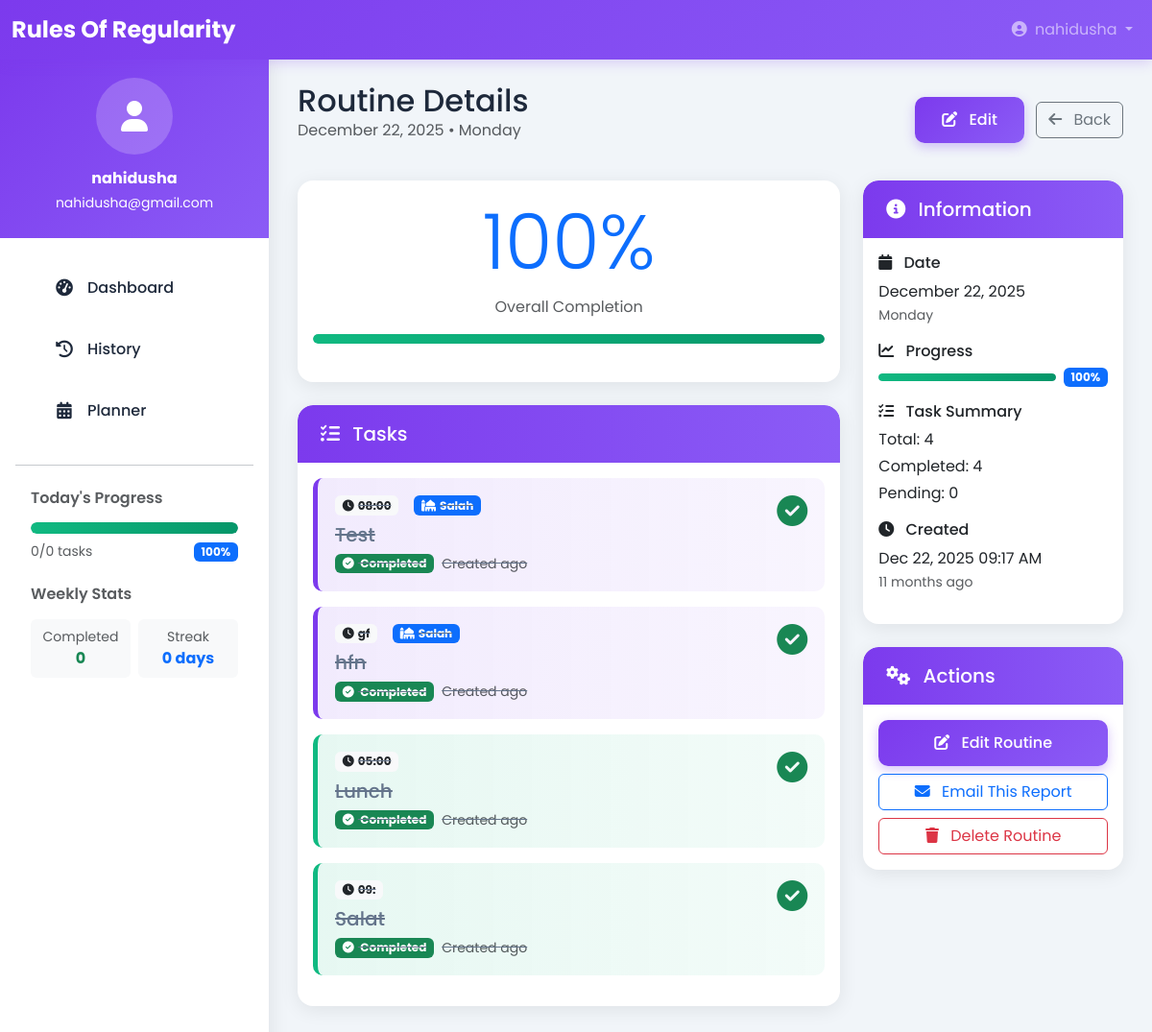
The page /routine/5/ (signed in) on the database its author committed.
### accounts/models.py (models this page shows, shortened)
class CustomUser(AbstractUser):
    email = models.EmailField(unique=True)
    phone = models.CharField(max_length=15, blank=True)
    created_at = models.DateTimeField(auto_now_add=True)
    class Meta:
        ordering = ['-created_at']

### dashboard/models.py (models this page shows, shortened)
class DailyRoutine(models.Model):
    user = models.ForeignKey(settings.AUTH_USER_MODEL, on_delete=models.CASCADE)
    date = models.DateField(default=timezone.now)
    notes = models.TextField(blank=True)
    created_at = models.DateTimeField(auto_now_add=True)
    updated_at = models.DateTimeField(auto_now=True)
    class Meta:
        ordering = ['-date']
        unique_together = ['user', 'date']
    @property
    def completion_percentage(self):
        tasks = self.tasks.all()
        if not tasks:
            return 0
        completed = tasks.filter(is_completed=True).count()
        return int((completed / tasks.count()) * 100)

class Task(models.Model):
    routine = models.ForeignKey(DailyRoutine, on_delete=models.CASCADE, related_name='tasks')
    time = models.CharField(max_length=20)
    description = models.CharField(max_length=200)
    category = models.ForeignKey(TaskCategory, on_delete=models.SET_NULL, null=True, blank=True)
    is_completed = models.BooleanField(default=False)
    order = models.IntegerField(default=0)
    is_ibadah = models.BooleanField(default=False)  # For Salah tasks
    class Meta:
        ordering = ['order']

### dashboard/views.py (the view)
# urls.py: path('routine/<int:pk>/', views.routine_detail_view, name='routine_detail'),
@login_required
def routine_detail_view(request, pk):
    routine = get_object_or_404(DailyRoutine, pk=pk, user=request.user)
    tasks = routine.tasks.all()
    completed_tasks = tasks.filter(is_completed=True).count()
    total_tasks = tasks.count()
    pending_tasks = total_tasks - completed_tasks
    return render(request, 'dashboard/routine_detail.html', {
        'routine': routine,
        'tasks': tasks,
        'completed_tasks': completed_tasks,
        'pending_tasks': pending_tasks,
    })

### templates/dashboard/routine_detail.html (shortened to what this page needs)
{% extends 'base.html' %}
{% block content %}
<div class="row mb-4">
    <div class="col-12">
        <div class="d-flex justify-content-between align-items-center">
            <div>
                <h2 class="mb-0">Routine Details</h2>
                <p class="text-muted">{{ routine.date|date:"F d, Y" }} • {{ routine.date|date:"l" }}</p>
            </div>
            <div>
                <a href="{% url 'routine_edit' routine.id %}" class="btn btn-primary me-2">
                    <i class="fas fa-edit me-2"></i> Edit
                </a>
                <a href="{% url 'history' %}" class="btn btn-outline-secondary">
                    <i class="fas fa-arrow-left me-2"></i> Back
                </a>
            </div>
        </div>
    </div>
</div>
<div class="row">
    <div class="col-lg-8">
        <div class="card mb-4">
            <div class="card-body">
                <div class="text-center mb-4">
                    <h1 class="display-1 text-primary">{{ routine.completion_percentage }}%</h1>
                    <p class="text-muted">Overall Completion</p>
                        <div class="progress" style="height: 10px;">
                        <div class="progress-bar" data-width="{{ routine.completion_percentage|default:0 }}"></div>
                    </div>
                </div>
            </div>
        </div>
        <div class="card">
            <div class="card-header">
                <h5 class="mb-0"><i class="fas fa-tasks me-2"></i> Tasks</h5>
            </div>
            <div class="card-body">
                {% if tasks %}
                <div class="task-list">
                    {% for task in tasks %}
                    <div class="task-item {% if task.is_completed %}completed{% endif %} {% if task.is_ibadah %}ibadah{% endif %} mb-3">
                        <div class="d-flex justify-content-between align-items-start">
                            <div class="flex-grow-1">
                                <div class="d-flex align-items-center mb-2">
                                    <span class="badge bg-light text-dark me-3">
                                        <i class="fas fa-clock me-1"></i>{{ task.time }}
                                    </span>
                                    {% if task.is_ibadah %}
                                    <span class="badge bg-primary">
                                        <i class="fas fa-mosque me-1"></i>Salah
                                    </span>
                                    {% endif %}
                                </div>
                                <h5 class="mb-2">{{ task.description }}</h5>
                                <div class="d-flex align-items-center">
                                    <span class="badge {% if task.is_completed %}bg-success{% else %}bg-warning{% endif %} me-2">
                                        {% if task.is_completed %}
                                            <i class="fas fa-check-circle me-1"></i> Completed
                                        {% else %}
                                            <i class="fas fa-clock me-1"></i> Pending
                                        {% endif %}
                                    </span>
                                    <small class="text-muted">
                                        Created {{ task.created_at|timesince }} ago
                                    </small>
                                </div>
                            </div>
                            <div class="ms-3">
                                {% if task.is_completed %}
                                <i class="fas fa-check-circle fa-2x text-success"></i>
                                {% else %}
                                <i class="fas fa-clock fa-2x text-warning"></i>
                                {% endif %}
                            </div>
                        </div>
                    </div>
                    {% endfor %}
                </div>
                {% else %}
                <div class="text-center py-5">
                    <i class="fas fa-tasks fa-3x text-muted mb-3"></i>
                    <h5>No tasks for this day</h5>
                </div>
                {% endif %}
            </div>
        </div>
    </div>
    <div class="col-lg-4">
        <div class="card mb-4">
            <div class="card-header">
                <h5 class="mb-0"><i class="fas fa-info-circle me-2"></i> Information</h5>
            </div>
            <div class="card-body">
                <div class="mb-3">
                    <h6><i class="fas fa-calendar me-2"></i> Date</h6>
                    <p class="mb-0">{{ routine.date|date:"F d, Y" }}</p>
                    <small class="text-muted">{{ routine.date|date:"l" }}</small>
                </div>
                <div class="mb-3">
                    <h6><i class="fas fa-chart-line me-2"></i> Progress</h6>
                    <div class="d-flex align-items-center">
                        <div class="progress flex-grow-1 me-2" style="height: 8px;">
                            <div class="progress-bar" data-width="{{ routine.completion_percentage|default:0 }}"></div>
                        </div>
                        <span class="badge bg-primary">{{ routine.completion_percentage }}%</span>
                    </div>
                </div>
                <div class="mb-3">
                    <h6><i class="fas fa-tasks me-2"></i> Task Summary</h6>
                    <p class="mb-1">Total: {{ tasks|length }}</p>
                    <p class="mb-1">Completed: {{ completed_tasks|default:0 }}</p>
                    <p class="mb-0">Pending: {{ pending_tasks|default:0 }}</p>
                </div>
                <div class="mb-3">
                    <h6><i class="fas fa-clock me-2"></i> Created</h6>
                    <p class="mb-0">{{ routine.created_at|date:"M d, Y h:i A" }}</p>
                    <small class="text-muted">{{ routine.created_at|timesince }} ago</small>
                </div>
            </div>
        </div>
        <div class="card">
            <div class="card-header">
                <h5 class="mb-0"><i class="fas fa-cogs me-2"></i> Actions</h5>
            </div>
            <div class="card-body">
                <div class="d-grid gap-2">
                    <a href="{% url 'routine_edit' routine.id %}" class="btn btn-primary">
                        <i class="fas fa-edit me-2"></i> Edit Routine
                    </a>
                    <a href="{% url 'export_email' %}?routine={{ routine.id }}" class="btn btn-outline-primary">
                        <i class="fas fa-envelope me-2"></i> Email This Report
                    </a>
                    <a href="{% url 'routine_delete' routine.id %}" class="btn btn-outline-danger">
                        <i class="fas fa-trash me-2"></i> Delete Routine
                    </a>
                </div>
            </div>
        </div>
    </div>
</div>
{% endblock %}

### templates/base.html (shortened to what this page needs)
<!DOCTYPE html>
<html lang="en">
<head>
    <link href="https://cdn.jsdelivr.net/npm/bootstrap@5.3.0/dist/css/bootstrap.min.css" rel="stylesheet">
    <link rel="stylesheet" href="https://cdnjs.cloudflare.com/ajax/libs/font-awesome/6.4.0/css/all.min.css">
</head>
<body>
    <nav class="navbar navbar-expand-lg navbar-dark fixed-top">
        <div class="container-fluid">
            <a class="navbar-brand" href="{% url 'dashboard' %}">
    Rules Of Regularity
</a>
            <div class="collapse navbar-collapse" id="navbarNav">
                <ul class="navbar-nav ms-auto">
                    {% if user.is_authenticated %}
                        <li class="nav-item dropdown">
                            <a class="nav-link dropdown-toggle" href="#" role="button" data-bs-toggle="dropdown">
                                <i class="fas fa-user-circle me-1"></i> {{ user.username }}
                            </a>
                        </li>
                    {% endif %}
                </ul>
            </div>
        </div>
    </nav>
    {% if user.is_authenticated %}
    <div class="sidebar">
        <div class="user-profile">
            <div class="user-avatar">
                <i class="fas fa-user"></i>
            </div>
            <h6 class="mb-1 fw-bold">{{ user.get_full_name|default:user.username }}</h6>
            <small>{{ user.email }}</small>
        </div>
        <div class="px-3">
            <ul class="nav flex-column">
                <li class="nav-item">
                    <a class="nav-link fade-in {% if request.resolver_match.url_name == 'dashboard' %}active{% endif %}"
                       href="{% url 'dashboard' %}">
                        <i class="fas fa-tachometer-alt"></i> Dashboard
                    </a>
                </li>
                <li class="nav-item">
                    <a class="nav-link fade-in {% if request.resolver_match.url_name == 'history' %}active{% endif %}"
                       href="{% url 'history' %}">
                        <i class="fas fa-clock-rotate-left"></i> History
                    </a>
                </li>
                <li class="nav-item">
                    <a class="nav-link fade-in {% if request.resolver_match.url_name == 'planner' %}active{% endif %}"
                       href="{% url 'planner' %}">
                        <i class="fas fa-calendar-alt"></i> Planner
                    </a>
                </li>
            </ul>
            <hr class="my-4">
            <div class="px-3 mb-4">
                <h6 class="text-muted mb-3 fw-semibold">Today's Progress</h6>
                {% if routine %}
                <div class="progress mb-2">
                    <div class="progress-bar" data-width="{{ routine.completion_percentage|default:0 }}"></div>
                </div>
                <div class="d-flex justify-content-between align-items-center">
                    <small class="text-muted">{{ routine.completed_tasks|default:0 }}/{{ routine.total_tasks|default:0 }} tasks</small>
                    <span class="badge bg-primary">{{ routine.completion_percentage|default:0 }}%</span>
                </div>
                {% else %}
                <div class="progress mb-2">
                    <div class="progress-bar" style="width: 0%;"></div>
                </div>
                <small class="text-muted">No routine set for today</small>
                {% endif %}
            </div>
            <div class="px-3">
                <h6 class="text-muted mb-3 fw-semibold">Weekly Stats</h6>
                <div class="row g-2">
                    <div class="col-6">
                        <div class="bg-light rounded p-2 text-center">
                            <small class="text-muted d-block">Completed</small>
                            <span class="fw-bold text-success">{% if stats %}{{ stats.weekly_completed }}{% else %}0{% endif %}</span>
                        </div>
                    </div>
                    <div class="col-6">
                        <div class="bg-light rounded p-2 text-center">
                            <small class="text-muted d-block">Streak</small>
                            <span class="fw-bold text-primary">{% if stats %}{{ stats.current_streak }}{% else %}0{% endif %} days</span>
                        </div>
                    </div>
                </div>
            </div>
        </div>
    </div>
    {% endif %}
    <div class="main-content" id="mainContent">
        {% block content %}{% endblock %}
    </div>
</body>
</html>

### templates/base.html (style rules this page uses)
:root { --primary: #7C3AED; --primary-light: #A78BFA; --primary-dark: #5B21B6; --secondary: #06B6D4; --success: #10B981; --warning: #F59E0B; --danger: #EF4444; --light: #F8FAFC; --dark: #1E293B; --gray: #64748B; --border: #E2E8F0; --sidebar-bg: #FFFFFF; --card-bg: #FFFFFF; --accent: #8B5CF6; }
body { font-family: 'Poppins', 'Inter', sans-serif; background-color: #F1F5F9; color: var(--dark); padding-top: 56px; }
.navbar { background: linear-gradient(135deg, var(--primary) 0%, var(--accent) 100%); box-shadow: 0 4px 12px rgba(124, 58, 237, 0.2); }
.navbar-brand { font-weight: 700; font-size: 1.5rem; }
.sidebar { position: fixed; top: 56px; left: 0; bottom: 0; width: 280px; background: var(--sidebar-bg); box-shadow: 2px 0 20px rgba(0,0,0,0.08); z-index: 1000; overflow-y: auto; transition: transform 0.3s ease; }
.sidebar .nav-link { color: var(--dark); padding: 14px 24px; border-radius: 10px; margin: 6px 15px; transition: all 0.3s ease; display: flex; align-items: center; font-weight: 500; }
.sidebar .nav-link i { width: 24px; text-align: center; margin-right: 12px; font-size: 1.1rem; }
.main-content { margin-left: 280px; padding: 30px; min-height: calc(100vh - 56px); transition: margin-left 0.3s ease; }
.card { border: none; border-radius: 16px; box-shadow: 0 4px 20px rgba(0,0,0,0.08); margin-bottom: 25px; transition: all 0.3s ease; background: var(--card-bg); overflow: hidden; }
.card-header { background: linear-gradient(90deg, var(--primary) 0%, var(--accent) 100%); color: white; border-bottom: none; font-weight: 600; padding: 18px 24px; border-radius: 16px 16px 0 0 !important; }
.progress { height: 12px; border-radius: 6px; background-color: #E2E8F0; overflow: hidden; }
.progress-bar { background: linear-gradient(90deg, var(--primary-light), var(--primary)); border-radius: 6px; transition: width 1s ease-in-out; }
.btn-primary { background: linear-gradient(135deg, var(--primary) 0%, var(--accent) 100%); border: none; padding: 12px 28px; border-radius: 10px; font-weight: 500; box-shadow: 0 4px 12px rgba(124, 58, 237, 0.3); transition: all 0.3s ease; }
.task-item { padding: 18px; border-left: 5px solid var(--border); margin-bottom: 12px; border-radius: 10px; background: white; transition: all 0.3s ease; cursor: pointer; }
.task-item.completed { background: linear-gradient(90deg, rgba(16, 185, 129, 0.1) 0%, rgba(16, 185, 129, 0.05) 100%); border-left-color: var(--success); text-decoration: line-through; color: var(--gray); }
.task-item.ibadah { background: linear-gradient(90deg, rgba(124, 58, 237, 0.1) 0%, rgba(124, 58, 237, 0.05) 100%); border-left-color: var(--primary); }
.user-profile { background: linear-gradient(135deg, var(--primary) 0%, var(--accent) 100%); padding: 25px 20px; text-align: center; color: white; margin-bottom: 20px; }
.user-avatar { width: 80px; height: 80px; background: rgba(255,255,255,0.2); border-radius: 50%; display: flex; align-items: center; justify-content: center; margin: 0 auto 15px; font-size: 2rem; }
.fade-in { animation: fadeIn 0.5s ease-in; }

### rows shown on the page
CustomUser: username "nahidusha", get_full_name "nahidusha", email "nahidusha@gmail.com"
DailyRoutine: completion_percentage "100", date "December 22, 2025", date "Monday", created_at "Dec 22, 2025 09:17 AM", created_at "11 months"
Task: time "08:00", is_ibadah True (drawn), description "Test", is_completed True (drawn)
Task: time "gf", is_ibadah True (drawn), description "hfn", is_completed True (drawn)
Task: time "05:00", description "Lunch", is_completed True (drawn)
Task: time "09:", description "Salat", is_completed True (drawn)

### other values the page prints
{{ routine.completed_tasks|default:0 }} "0"
{{ routine.total_tasks|default:0 }} "0"
{{ tasks|length }} "4"
{{ completed_tasks|default:0 }} "4"
{{ pending_tasks|default:0 }} "0"
